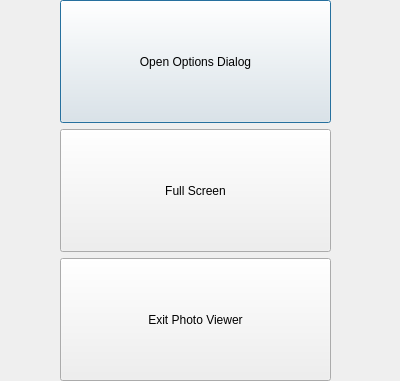
<?xml version="1.0" encoding="UTF-8"?>
<ui version="4.0">
 <class>chooserDialog</class>
 <widget class="QDialog" name="chooserDialog">
  <property name="geometry">
   <rect>
    <x>0</x>
    <y>0</y>
    <width>400</width>
    <height>381</height>
   </rect>
  </property>
  <property name="windowTitle">
   <string>Dialog</string>
  </property>
  <widget class="QWidget" name="verticalLayoutWidget">
   <property name="geometry">
    <rect>
     <x>60</x>
     <y>0</y>
     <width>271</width>
     <height>381</height>
    </rect>
   </property>
   <layout class="QVBoxLayout" name="verticalLayout">
    <item>
     <widget class="QPushButton" name="pushButton">
      <property name="sizePolicy">
       <sizepolicy hsizetype="Minimum" vsizetype="Preferred">
        <horstretch>0</horstretch>
        <verstretch>0</verstretch>
       </sizepolicy>
      </property>
      <property name="text">
       <string>Open Options Dialog</string>
      </property>
     </widget>
    </item>
    <item>
     <widget class="QPushButton" name="pushButton_3">
      <property name="sizePolicy">
       <sizepolicy hsizetype="Minimum" vsizetype="Preferred">
        <horstretch>0</horstretch>
        <verstretch>0</verstretch>
       </sizepolicy>
      </property>
      <property name="text">
       <string>Full Screen</string>
      </property>
     </widget>
    </item>
    <item>
     <widget class="QPushButton" name="pushButton_2">
      <property name="sizePolicy">
       <sizepolicy hsizetype="Minimum" vsizetype="Preferred">
        <horstretch>0</horstretch>
        <verstretch>0</verstretch>
       </sizepolicy>
      </property>
      <property name="text">
       <string>Exit Photo Viewer</string>
      </property>
     </widget>
    </item>
   </layout>
  </widget>
 </widget>
 <resources/>
 <connections/>
</ui>
